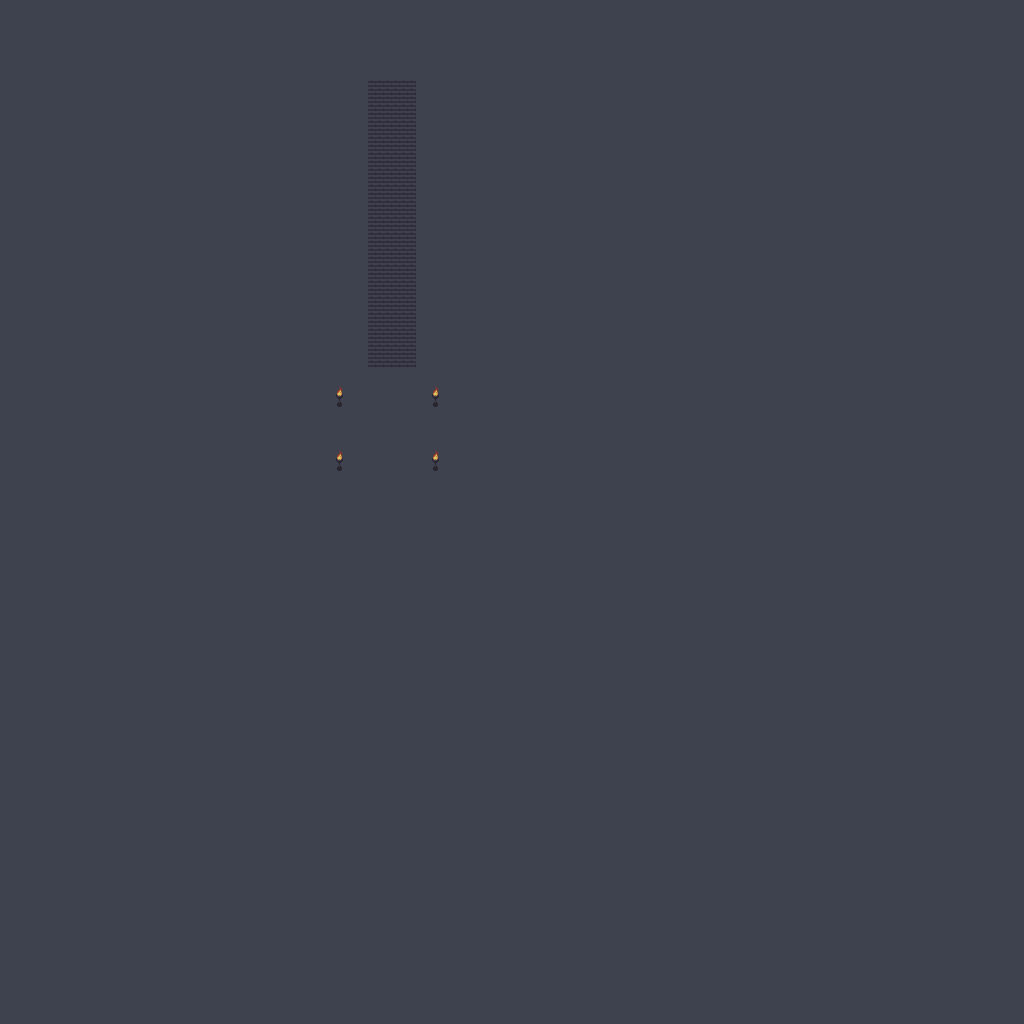

Below is a game level as drawn by its tile map, then a one-line description and the .tmx that defines it (tile-layer data replaced by summaries):
An orthogonal 64x64 tile map with 16x16 px tiles, 2 tile layers (Tile Layer 1, Tile Layer 2).

<map version="1.2" tiledversion="1.2.0" orientation="orthogonal" renderorder="right-down" width="64" height="64" tilewidth="16" tileheight="16" infinite="0" nextlayerid="3" nextobjectid="1">
 <tileset firstgid="1" source="Dungeon.tsx" />
 <layer id="1" name="Tile Layer 1" width="64" height="64">
  <data>[4096 cells, 4096 non-empty, 1 distinct tile ids]</data>
 </layer>
 <layer id="2" name="Tile Layer 2" width="64" height="64">
  <data>[4096 cells, 62 non-empty, 3 distinct tile ids]</data>
 </layer>
</map>
